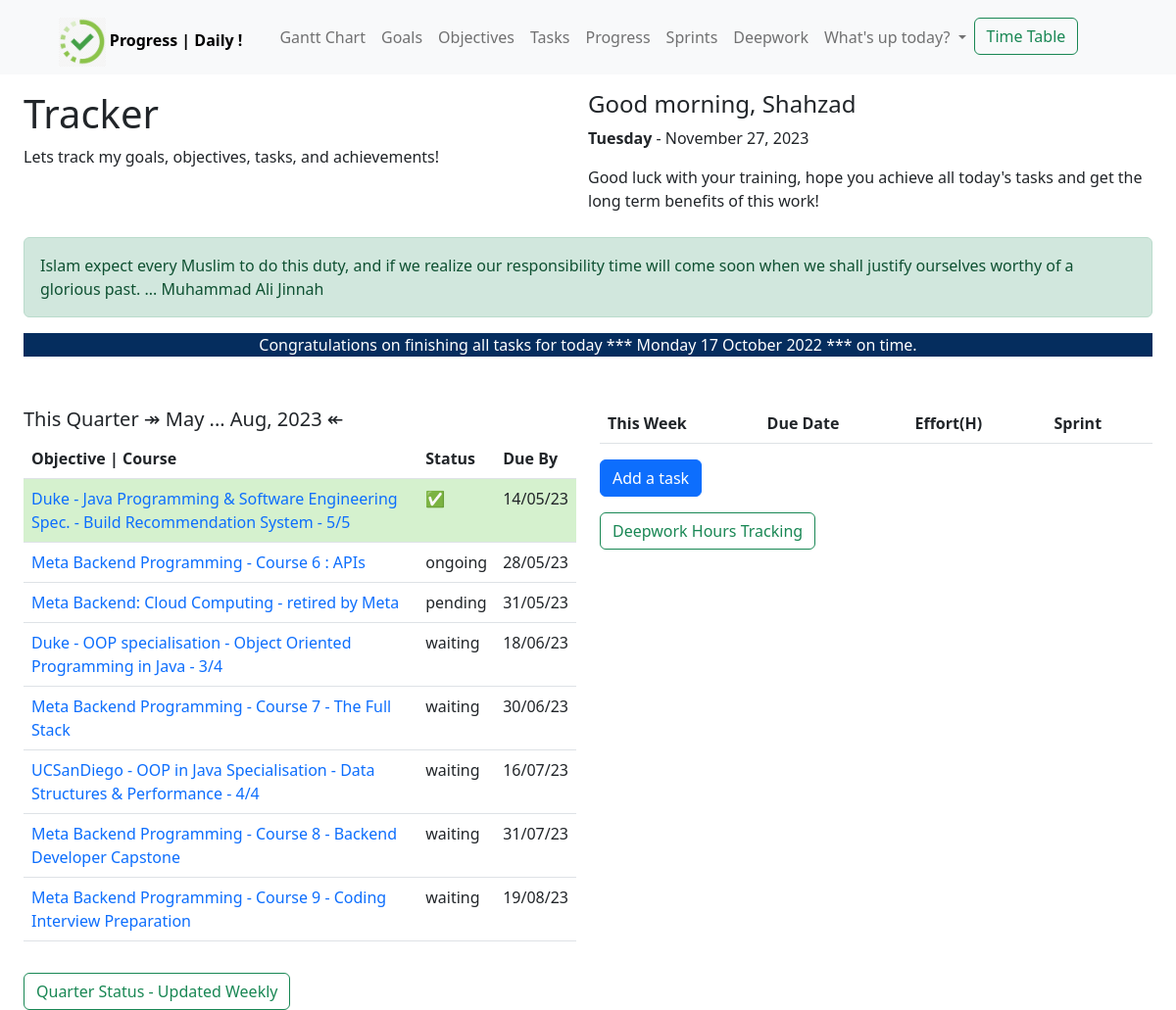
The page / on the database its author committed.
### track/models.py (models this page shows, shortened)
class Quotes(models.Model):
    content = models.TextField()
    author = models.CharField(max_length=50)
    date_added = models.DateTimeField(auto_now_add=True)

class Announcements(models.Model):
    title = models.TextField()
    date_added = models.DateTimeField(null=True, blank=True)

class Objective(models.Model):
    description = models.TextField(max_length=250)
    weblink = models.CharField(null=True, blank=True, max_length=250)
    category = models.CharField(max_length=100)
    due_date = models.DateTimeField(null=True, blank=True)
    completion_date = models.DateTimeField(null=True, blank=True)
    effort_hours = models.FloatField(default=0.0)
    effort_left = models.FloatField(default=0.0)
    status = models.CharField(max_length=100)
    tasks = GenericRelation(Task)
    goal = models.ForeignKey(
        Goal, on_delete=models.CASCADE, null=True, blank=True, related_name='goal_objectives')
    progress = models.PositiveIntegerField(default=0)

### track/views.py (the view)
# urls.py: path('', views.index, name='index'),
def index(request):
    quote = choice(models.Quotes.objects.all())
    goals = models.Goal.objects.all()
    goals_status = {}
    announcement = models.Announcements.objects.order_by('-date_added').first()
    this_quarter_objectives = models.Objective.objects.filter(due_date__gte = (timezone.make_aware(datetime(2023, 5, 1))),
                                                              due_date__lte=(timezone.make_aware(datetime(2023, 8, 31)))).order_by('due_date')
    week_start = date.today()-timedelta(days=date.today().weekday())
    week_end = week_start + timedelta(days=15) # change back to 6 to fix weekly tasks
    weekly_tasks = models.Task.objects.filter(due_date__gte=week_start,
                                              due_date__lte=week_end).order_by('due_date')
    for goal in goals:
        all_objectives = len(goal.goal_objectives.all()) or 1
        complete_objectives = len(goal.goal_objectives.filter(status__contains='complete'))
        goals_status[goal] = round((complete_objectives/all_objectives)*100, 2)
    context = {
        'quote': quote,
        'author': quote.author,
        'goals': goals,
        'announcement': announcement,
        'this_quarter_objectives': this_quarter_objectives,
        'weekly_tasks': weekly_tasks,
        'goals_status': goals_status,
    }
    return render(request, 'track/index.html', context)

### templates/track/index.html (shortened to what this page needs)
{% extends 'base.html' %}
{% block content %}
    <div class="custom-container mt-3">
        <div class="main-heading-box">
            <div class="heading-sub1">
                <h1>Tracker</h1>
                <p>Lets track my goals, objectives, tasks, and achievements! </p>
            </div>
            <div class="heading-sub2">
                <h4 id="main-greeting">set by javascript</h4>
                <p id="date-and-time"><strong>set by javascript</strong></p>
                <p id="main-greeting-description">to be set by javascript</p>
            </div>
        </div>
        <div class="alert alert-success" role="alert">{{ quote.content }} ... {{ author }}</div>
        {% if announcement %}
            <div class="announcements">
                {{ announcement.title }}
            </div>
        {% endif %}
        <div class="row mt-5">
            <div class="col">
                <div class="mt-1">
                    <h5>This Quarter ↠ May ... Aug, 2023 ↞ </h5>
                    <table class="table">
                        <th>Objective | Course</th>
                        <th>Status</th>
                        <th>Due By</th>
                        {% for obj in this_quarter_objectives %}
                            {% if obj.status == 'complete' %}
                                <tr>
                                    <td class="mt-1" style="background-color: #D5f1ce;"> <a class="no-decoration" href="{% url 'objective_detail' obj.id %}">{{ obj.description }}</a> </td>
                                    <td style="background-color:#D5f1ce;">&#x2705;</td>
                                    <td style="background-color: #D5f1ce;">{{ obj.due_date|date:"d/m/y" }}</td>
                                </tr>
                            {% else %}
                                <tr>
                                    <td class="mt-1"> <a class="no-decoration" href="{% url 'objective_detail' obj.id %}">{{ obj.description }}</a> </td>
                                    <td>{{ obj.status }}</td>
                                    <td>{{ obj.due_date|date:"d/m/y" }}</td>
                                </tr>
                            {% endif %}
                        {% endfor %}
                    </table>
                </div -->
                <div>
                    <a class="btn btn-outline-success mt-3" target="_blank" href="file:///home/sqadir/MyFolders/Training/Programming/HTML/quarterly_tasks.html">Quarter Status - Updated Weekly</a>
                </div>
            </div>
            <div class="col-sm">
                <div class="d-flex justify-content-center">
                    <table class="table">
                        <th>This Week</th>
                        <th>Due Date</th>
                        <th>Effort(H)</th>
                        <th>Sprint</th>
                    </table>
                </div>
                <div>
                    <a class="btn btn-primary" href="{% url 'add_task' %}">Add a task</a><br>
                </div>
                <div>
                    <a class="btn btn-outline-success mt-3" target="_blank" href="https://www.dropbox.com/home/Deepwork?preview=weekly_progress.ods">Deepwork Hours Tracking</a>
                </div>
            </div>
        </div>
    </div>
{% endblock content %}

### rows shown on the page
Quotes: content "Islam expect every Muslim to do this duty, and if we realize our responsibility time will come soon when we shall justify ourselves worthy of a glorious past.", author "Muhammad Ali Jinnah"
Announcements: title "Congratulations on finishing all tasks for today *** Monday 17 October 2022 *** on time."
Objective: description "Duke - Java Programming & Software Engineering Spec. - Build Recommendation System - 5/5", due_date "14/05/23"
Objective: description "Meta Backend Programming - Course 6 : APIs", status "ongoing", due_date "28/05/23"
Objective: description "Meta Backend: Cloud Computing - retired by Meta", status "pending", due_date "31/05/23"
Objective: description "Duke - OOP specialisation - Object Oriented Programming in Java - 3/4", status "waiting", due_date "18/06/23"
Objective: description "Meta Backend Programming - Course 7 - The Full Stack", status "waiting", due_date "30/06/23"
Objective: description "UCSanDiego - OOP in Java Specialisation - Data Structures & Performance - 4/4", status "waiting", due_date "16/07/23"
Objective: description "Meta Backend Programming - Course 8 - Backend Developer Capstone", status "waiting", due_date "31/07/23"
Objective: description "Meta Backend Programming - Course 9 - Coding Interview Preparation", status "waiting", due_date "19/08/23"
